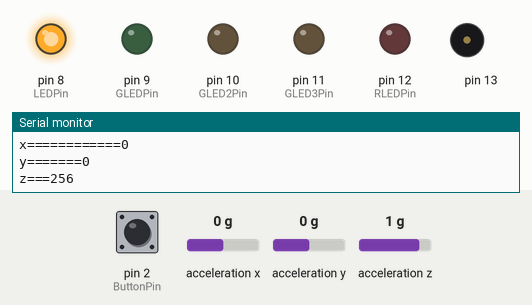
The sketch below on a simulated Arduino Uno, built with avr-gcc and run on an emulated ATmega328P. On the bench: output pins drawn as LEDs (lit = HIGH), buzzer (waves = sounding), the last lines printed to the serial monitor. Inputs (shaded band) come from the test bench; at power-on: acceleration y 0 g, acceleration z 1 g, pin 2 (ButtonPin) HIGH, acceleration x 0 g.

Above: at 1.2 s.
1.3 s: acceleration y set to 0.3 g
2.8 s: acceleration y set to 0.6 g
At 3.3 s:
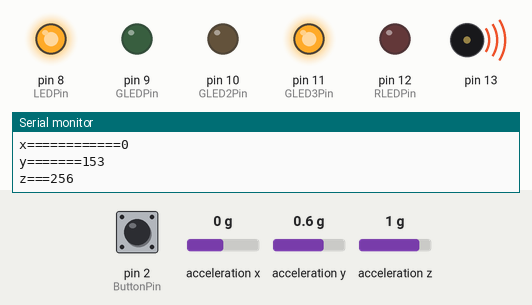
5.8 s: acceleration z set to 0.5 g
7.5 s: acceleration z set to 0.2 g
At 8.5 s:
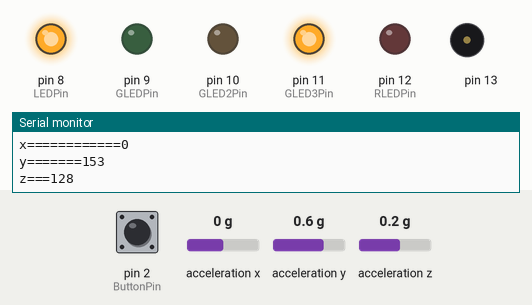
10.5 s: pin 2 (ButtonPin) pulled LOW for 0.15 s
At 11.6 s:
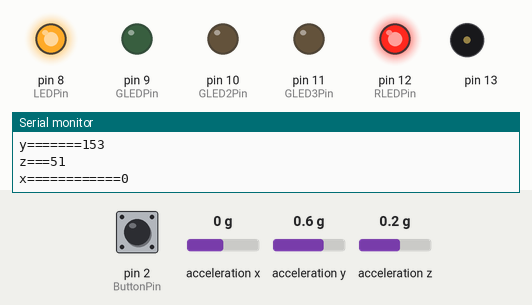
12.1 s: acceleration z set to 0 g
13.6 s: acceleration z set to -0.3 g
At 17.4 s:
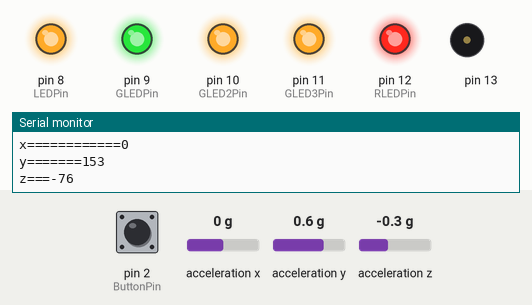
Timing chart, 0 to 17.6 s (numbered marks = the images above; inputs shaded):
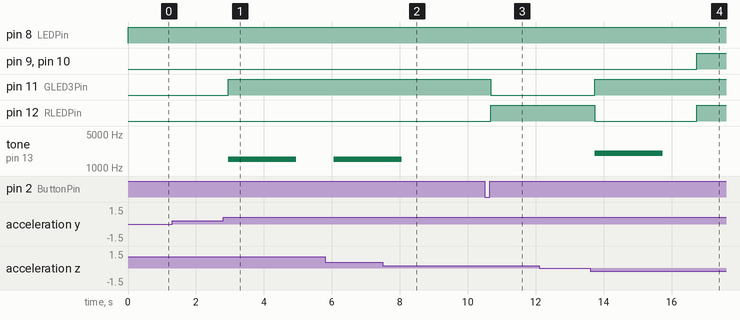

The sketch:

ADXL345_Tinkerino_Cinque.ino
```cpp
#include <Wire.h>
#include <ADXL345.h>


ADXL345 adxl; // Variable adxl is an instance of the ADXL345 library

// Declares all of the pins used

const int ButtonPin = 2;
const int LEDPin = 8;
const int GLEDPin = 9;
const int GLED2Pin = 10;
const int GLED3Pin = 11;
const int RLEDPin = 12;
int button = 0;

void setup(){

  // Sets the pins to input or output

  pinMode(LEDPin, OUTPUT);
  pinMode(GLEDPin, OUTPUT);
  pinMode(RLEDPin, OUTPUT);
  pinMode(GLED2Pin, OUTPUT);
  pinMode(GLED3Pin, OUTPUT);
  pinMode(ButtonPin, INPUT);

  Serial.begin(9600);
  adxl.powerOn();
}

void loop(){

  int x,y,z;
  int i;

  // Center values and thresholds for x,y and z sensitivity
  int tholdx = 100;
  int centerx = 13;

  int tholdy = 150;
  int centery_vert = -8;
  int centery_hori = 267;

  int tholdz_up = 50;
  int tholdz_down = 75;
  int centerz_vert = 280;

  int tholdz_left = 75;
  int tholdz_right = 75;
  int centerz_hori = 25;

  // Lock begins closed (obviously!!)

  boolean lock = false;

  while (lock == false)
  {

      button = digitalRead(ButtonPin);
      digitalWrite(LEDPin, HIGH);

      adxl.readAccel(&x, &y, &z); // Read the accelerometer values and store them in variables  x,y,z
      Serial.print("x============");
      Serial.println(x);
      Serial.print("y=======");
      Serial.println(y);
      Serial.print("z===");
      Serial.println(z);

      delay(100);

      if (button == LOW) // Nothing will happen if button is not pressed
      {
        digitalWrite(RLEDPin, HIGH);
        digitalWrite(GLEDPin, LOW);
        digitalWrite(GLED2Pin, LOW);
        digitalWrite(GLED3Pin, LOW);
        continue;
      }
      if ((z < centerz_vert - tholdz_down) && (x < centerx + tholdx) && (x > centerx - tholdx) && (y < centery_vert + tholdy) && (y > centery_vert - tholdy))
      {
        // Executes if accelerating downwards
        digitalWrite(GLEDPin, HIGH);
        digitalWrite(RLEDPin, LOW);
        tone(13,500,2000);
        delay(3000);
      }
      else if ((z > centerz_vert + tholdz_up) && (x < centerx + tholdx) && (x > centerx - tholdx) && (y < centery_vert + tholdy) && (y > centery_vert - tholdy))
      {
        // Executes if accelerating upwards
        digitalWrite(GLED2Pin, HIGH);
        digitalWrite(RLEDPin, LOW);
        tone(13,1000,2000);
        delay(3000);
      }
      else if ((z > centerz_hori + tholdz_left) && (x < centerx + tholdx) && (x > centerx - tholdx) && (y < centery_hori + tholdy) && (y > centery_hori - tholdy))
      {
        // Executes if accelerating to the left (must be on its side)
        digitalWrite(GLED3Pin, HIGH);
        digitalWrite(RLEDPin, LOW);
        tone(13,1500,2000);
        delay(3000);
      }
      else if ((z < centerz_hori - tholdz_right) && (x < centerx + tholdx) && (x > centerx - tholdx) && (y < centery_hori + tholdy) && (y > centery_hori - tholdy))
      {
        // Executes if accelerating to the right (must be on its side)
        digitalWrite(GLED3Pin, HIGH);
        digitalWrite(RLEDPin, LOW);
        tone(13,2000,2000);
        delay(3000);
        lock = true;
      }
  }
  // Executes when the lock has been opened
  digitalWrite(RLEDPin, HIGH);
  digitalWrite(GLEDPin, HIGH);
  digitalWrite(GLED2Pin, HIGH);
  digitalWrite(GLED3Pin, HIGH);
  delay(100000);
}
```

Measured:
- the behaviour switches between 0.4 and 0.5 g on acceleration y (found by bisection; images 0 and 1)
- the behaviour switches between 0.4 and 0.3 g on acceleration z (found by bisection; images 1 and 2)
- the behaviour switches between -0.1 and -0.2 g on acceleration z (found by bisection; images 3 and 4)
- after the input at 2.8 s, pin 11 (GLED3Pin): LOW → HIGH after 0.15 s; tone on pin 13: silent → 1500 Hz after 0.15 s, → silent 2.0 s later
- after the input at 7.5 s, tone on pin 13: goes on until 8.1 s, then stays silent
- after the input at 10.5 s, pin 11 (GLED3Pin): HIGH → LOW after 0.18 s; pin 12 (RLEDPin): LOW → HIGH after 0.18 s
- after the input at 13.6 s, pin 9 (GLEDPin), pin 10 (GLED2Pin): LOW → HIGH after 3.1 s; pin 11 (GLED3Pin): LOW → HIGH after 0.13 s; pin 12 (RLEDPin): HIGH → LOW after 0.13 s, → HIGH 3.0 s later; tone on pin 13: silent → 2000 Hz after 0.13 s, → silent 2.0 s later
